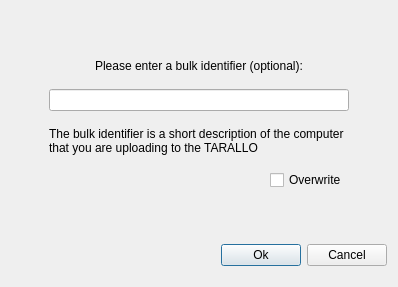
<?xml version="1.0" encoding="UTF-8"?>
<ui version="4.0">
 <class>Dialog</class>
 <widget class="QDialog" name="Dialog">
  <property name="geometry">
   <rect>
    <x>0</x>
    <y>0</y>
    <width>398</width>
    <height>287</height>
   </rect>
  </property>
  <property name="windowTitle">
   <string>Dialog</string>
  </property>
  <layout class="QVBoxLayout" name="verticalLayout">
   <item>
    <spacer name="verticalSpacer_2">
     <property name="orientation">
      <enum>Qt::Vertical</enum>
     </property>
     <property name="sizeHint" stdset="0">
      <size>
       <width>20</width>
       <height>40</height>
      </size>
     </property>
    </spacer>
   </item>
   <item alignment="Qt::AlignHCenter">
    <widget class="QLabel" name="label">
     <property name="sizePolicy">
      <sizepolicy hsizetype="Fixed" vsizetype="Preferred">
       <horstretch>0</horstretch>
       <verstretch>0</verstretch>
      </sizepolicy>
     </property>
     <property name="text">
      <string>Please enter a bulk identifier (optional):</string>
     </property>
    </widget>
   </item>
   <item>
    <spacer name="verticalSpacer_4">
     <property name="orientation">
      <enum>Qt::Vertical</enum>
     </property>
     <property name="sizeType">
      <enum>QSizePolicy::Fixed</enum>
     </property>
     <property name="sizeHint" stdset="0">
      <size>
       <width>20</width>
       <height>10</height>
      </size>
     </property>
    </spacer>
   </item>
   <item alignment="Qt::AlignHCenter">
    <widget class="QLineEdit" name="bulkLineEdit">
     <property name="sizePolicy">
      <sizepolicy hsizetype="Fixed" vsizetype="Fixed">
       <horstretch>0</horstretch>
       <verstretch>0</verstretch>
      </sizepolicy>
     </property>
     <property name="minimumSize">
      <size>
       <width>300</width>
       <height>0</height>
      </size>
     </property>
    </widget>
   </item>
   <item alignment="Qt::AlignHCenter">
    <widget class="QLabel" name="label_2">
     <property name="sizePolicy">
      <sizepolicy hsizetype="Expanding" vsizetype="Expanding">
       <horstretch>0</horstretch>
       <verstretch>0</verstretch>
      </sizepolicy>
     </property>
     <property name="minimumSize">
      <size>
       <width>300</width>
       <height>0</height>
      </size>
     </property>
     <property name="text">
      <string>The bulk identifier is a short description of the computer that you are uploading to the TARALLO</string>
     </property>
     <property name="alignment">
      <set>Qt::AlignLeading|Qt::AlignLeft|Qt::AlignVCenter</set>
     </property>
     <property name="wordWrap">
      <bool>true</bool>
     </property>
    </widget>
   </item>
   <item>
    <layout class="QHBoxLayout" name="horizontalLayout_2">
     <item>
      <spacer name="horizontalSpacer_2">
       <property name="orientation">
        <enum>Qt::Horizontal</enum>
       </property>
       <property name="sizeHint" stdset="0">
        <size>
         <width>40</width>
         <height>20</height>
        </size>
       </property>
      </spacer>
     </item>
     <item>
      <widget class="QCheckBox" name="overwriteCheckBox">
       <property name="text">
        <string>Overwrite</string>
       </property>
      </widget>
     </item>
     <item>
      <spacer name="horizontalSpacer_3">
       <property name="orientation">
        <enum>Qt::Horizontal</enum>
       </property>
       <property name="sizeType">
        <enum>QSizePolicy::Minimum</enum>
       </property>
       <property name="sizeHint" stdset="0">
        <size>
         <width>40</width>
         <height>20</height>
        </size>
       </property>
      </spacer>
     </item>
    </layout>
   </item>
   <item>
    <spacer name="verticalSpacer">
     <property name="orientation">
      <enum>Qt::Vertical</enum>
     </property>
     <property name="sizeHint" stdset="0">
      <size>
       <width>20</width>
       <height>40</height>
      </size>
     </property>
    </spacer>
   </item>
   <item>
    <layout class="QHBoxLayout" name="horizontalLayout">
     <item>
      <spacer name="horizontalSpacer">
       <property name="orientation">
        <enum>Qt::Horizontal</enum>
       </property>
       <property name="sizeHint" stdset="0">
        <size>
         <width>40</width>
         <height>20</height>
        </size>
       </property>
      </spacer>
     </item>
     <item>
      <widget class="QPushButton" name="okButton">
       <property name="text">
        <string>Ok</string>
       </property>
      </widget>
     </item>
     <item>
      <widget class="QPushButton" name="cancelButton">
       <property name="text">
        <string>Cancel</string>
       </property>
      </widget>
     </item>
    </layout>
   </item>
   <item>
    <spacer name="verticalSpacer_3">
     <property name="orientation">
      <enum>Qt::Vertical</enum>
     </property>
     <property name="sizeType">
      <enum>QSizePolicy::Fixed</enum>
     </property>
     <property name="sizeHint" stdset="0">
      <size>
       <width>20</width>
       <height>10</height>
      </size>
     </property>
    </spacer>
   </item>
  </layout>
 </widget>
 <resources/>
 <connections/>
</ui>
